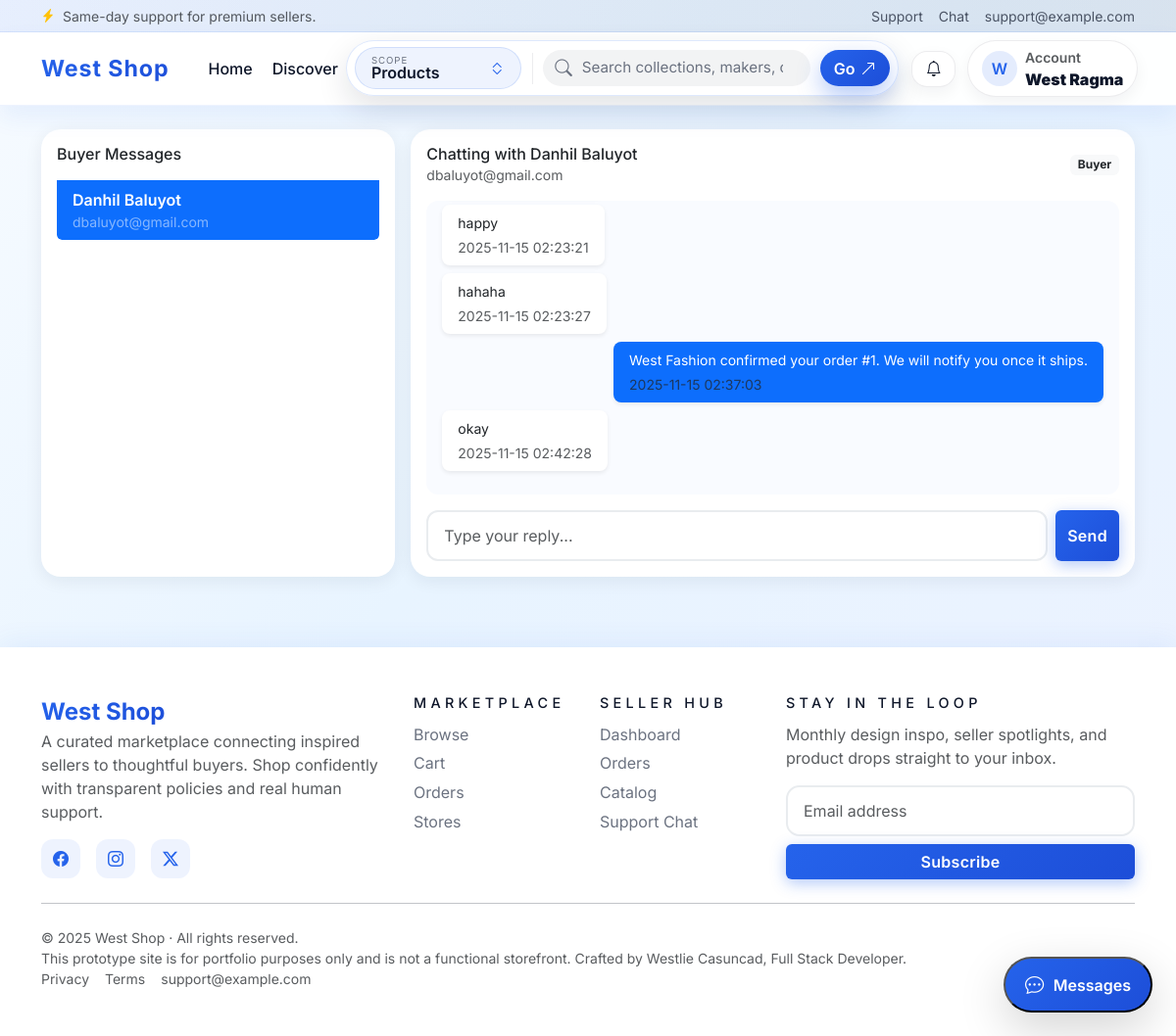
The page /seller/chat.php (signed in) on the database its author committed.
### tables this page shows
CREATE TABLE `users` (
  `user_id` int(11) NOT NULL,
  `role` enum('buyer','seller','admin') NOT NULL,
  `name` varchar(100) NOT NULL,
  `email` varchar(100) NOT NULL,
  `password` varchar(255) NOT NULL,
  `phone` varchar(20) DEFAULT NULL,
  `address` text DEFAULT NULL,
  `status` enum('pending','approved','rejected') DEFAULT 'pending',
  `created_at` timestamp NOT NULL DEFAULT current_timestamp()
);

CREATE TABLE `chat_messages` (
  `message_id` int(11) NOT NULL,
  `sender_id` int(11) NOT NULL,
  `receiver_id` int(11) NOT NULL,
  `message` text NOT NULL,
  `is_read` tinyint(1) NOT NULL DEFAULT 0,
  `timestamp` timestamp NOT NULL DEFAULT current_timestamp()
);

### includes/functions.php (called while the page is built, shortened)
<?php
require_once __DIR__ . '/config.php';
function e(string $s): string { return htmlspecialchars($s, ENT_QUOTES, 'UTF-8'); }

### includes/config.php (called while the page is built, shortened)
<?php
function base_url(string $path = ''): string {
    $base = rtrim(BASE_PATH, '/');
    $path = ltrim($path, '/');
    return $base . '/' . $path;
}
?>

### includes/auth.php (called while the page is built, shortened)
<?php
require_once __DIR__ . '/config.php';
require_once __DIR__ . '/functions.php';
function current_user(): ?array {
    return $_SESSION['user'] ?? null;
}

### seller/chat.php (the view, shortened to what this page needs)
<?php
require_once __DIR__ . '/../includes/config.php';
require_once __DIR__ . '/../includes/auth.php';
require_once __DIR__ . '/../includes/functions.php';
$u = current_user();
$orderBuyersStmt = $pdo->prepare('SELECT DISTINCT u.user_id, u.name, u.email
  FROM users u
  JOIN orders o ON o.buyer_id = u.user_id
  JOIN order_items oi ON oi.order_id = o.order_id
  JOIN products p ON p.product_id = oi.product_id
  WHERE p.seller_id = ?
  ORDER BY u.name');
$orderBuyersStmt->execute([$u['user_id']]);
$orderBuyers = $orderBuyersStmt->fetchAll();
$chatBuyersStmt = $pdo->prepare('
  SELECT DISTINCT u.user_id, u.name, u.email
  FROM chat_messages cm
  JOIN users u ON u.user_id = cm.sender_id
  WHERE cm.receiver_id = ? AND u.role = "buyer"
  UNION
  SELECT DISTINCT u.user_id, u.name, u.email
  FROM chat_messages cm
  JOIN users u ON u.user_id = cm.receiver_id
  WHERE cm.sender_id = ? AND u.role = "buyer"
');
$chatBuyersStmt->execute([$u['user_id'], $u['user_id']]);
$chatBuyers = $chatBuyersStmt->fetchAll();
$buyersMap = [];
foreach (array_merge($orderBuyers, $chatBuyers) as $buyer) {
    $buyersMap[(int)$buyer['user_id']] = [
        'user_id' => (int)$buyer['user_id'],
        'name' => $buyer['name'],
        'email' => $buyer['email'],
    ];
}
$buyers = array_values($buyersMap);
usort($buyers, function ($a, $b) {
    return strcasecmp($a['name'], $b['name']);
});
$receiver = isset($_GET['to']) ? (int)$_GET['to'] : (isset($buyers[0]['user_id']) ? (int)$buyers[0]['user_id'] : 0);
$conversation = [];
if ($receiver) {
    $stmt = $pdo->prepare('SELECT * FROM chat_messages WHERE (sender_id=? AND receiver_id=?) OR (sender_id=? AND receiver_id=?) ORDER BY timestamp ASC');
    $stmt->execute([$u['user_id'], $receiver, $receiver, $u['user_id']]);
    $conversation = $stmt->fetchAll();
}
include __DIR__ . '/../templates/header.php';
?>
<div class="row g-3">
  <div class="col-md-4">
    <div class="card p-3 h-100">
      <h6 class="mb-3">Buyer Messages</h6>
      <ul class="list-group list-group-flush" style="max-height:420px;overflow:auto;">
        <?php foreach ($buyers as $buyer): ?>
          <li class="list-group-item d-flex justify-content-between align-items-center <?php echo ($receiver === (int)$buyer['user_id']) ? 'active text-white' : ''; ?>">
            <div>
              <div class="fw-semibold"><?php echo e($buyer['name']); ?></div>
              <div class="small <?php echo ($receiver === (int)$buyer['user_id']) ? 'text-white-50' : 'text-muted'; ?>"><?php echo e($buyer['email']); ?></div>
            </div>
          </li>
        <?php endforeach; ?>
      </ul>
    </div>
  </div>
  <div class="col-md-8">
    <div class="card p-3" style="min-height:400px;">
      <?php if ($receiver && isset($buyersMap[$receiver])): ?>
        <div class="d-flex align-items-center justify-content-between mb-3">
          <div>
            <h6 class="mb-0">Chatting with <?php echo e($buyersMap[$receiver]['name']); ?></h6>
            <div class="small text-muted"><?php echo e($buyersMap[$receiver]['email']); ?></div>
          </div>
          <span class="badge bg-light text-dark">Buyer</span>
        </div>
        <div class="mb-3" style="height:300px; overflow:auto; background:#f9fbff; border-radius:.75rem; padding:1rem;" data-chat-scroll>
          <div id="chat-thread" data-partner="<?php echo (int)$receiver; ?>" data-endpoint="<?php echo e(base_url('public/chat_poll.php')); ?>" data-self="<?php echo (int)$u['user_id']; ?>">
            <div class="chat-thread-body">
              <?php foreach ($conversation as $msg): ?>
                <div class="mb-2 d-flex <?php echo ($msg['sender_id'] === $u['user_id']) ? 'justify-content-end' : ''; ?>">
                  <div class="px-3 py-2 rounded-3 <?php echo ($msg['sender_id'] === $u['user_id']) ? 'bg-primary text-white' : 'bg-white'; ?> shadow-sm" style="max-width:75%;">
                    <div class="small"><?php echo nl2br(e($msg['message'])); ?></div>
                    <div class="text-muted small mt-1"><?php echo e($msg['timestamp']); ?></div>
                  </div>
                </div>
              <?php endforeach; ?>
            </div>
          </div>
        </div>
        <form method="post" class="d-flex gap-2">
          <input class="form-control" name="message" placeholder="Type your reply..." required>
          <button class="btn btn-primary">Send</button>
        </form>
      <?php else: ?>
        <div class="h-100 d-flex align-items-center justify-content-center text-muted">
          Select a buyer from the list to start chatting.
        </div>
      <?php endif; ?>
    </div>
  </div>
</div>
<?php include __DIR__ . '/../templates/footer.php'; ?>

### assets/css/theme.css (style rules this page uses)
:root { --primary: #2563eb; --primary-dark: #1d4ed8; --primary-light: #9db5ff; --accent: #facc15; --accent-dark: #f59e0b; --mint: #34d399; --mint-dark: #047857; --rose: #fb7185; --rose-dark: #9f1239; --bg-soft: #f4f7ff; --bg-muted: #e6edff; --text: #0f172a; --text-light: #6b7280; --card-radius: 1.25rem; --shadow-sm: 0 4px 18px rgba(15, 23, 42, 0.07); --shadow-md: 0 12px 32px rgba(37, 99, 235, 0.18); --shadow-lg: 0 18px 50px rgba(37, 99, 235, 0.25); }
*, *::before, *::after { box-sizing: border-box; transition: all 0.2s ease; }
body { font-family: 'Inter', 'Poppins', system-ui, -apple-system, BlinkMacSystemFont, 'Segoe UI', sans-serif; background: linear-gradient(135deg, #f7fbff 0%, #e8f4ff 45%, #ecf2ff 100%); min-height: 100vh; color: var(--text); overflow-x: hidden; }
.bg-soft { background-color: var(--bg-soft) !important; }
.btn-primary { background: linear-gradient(135deg, var(--primary) 0%, var(--primary-dark) 100%); border: none; box-shadow: 0 4px 15px rgba(37, 99, 235, 0.35); font-weight: 600; letter-spacing: 0.3px; color: #fff !important; }
.card { border: 0; border-radius: var(--card-radius); box-shadow: var(--shadow-sm); overflow: hidden; background: #fff; }
.form-control, .form-select { border-radius: 0.75rem; border: 2px solid #e9ecef; padding: 0.75rem 1rem; font-weight: 400; background: #fff; }

### rows shown on the page
users: name "Danhil Baluyot", email "dbaluyot@gmail.com"
chat_messages: message "happy", timestamp "2025-11-15 02:23:21"
chat_messages: message "hahaha", timestamp "2025-11-15 02:23:27"
chat_messages: message "West Fashion confirmed your order #1. We will notify you once it ships.", timestamp "2025-11-15 02:37:03"
chat_messages: message "okay", timestamp "2025-11-15 02:42:28"

### other values the page prints
APP_NAME "West Shop"
$item['label'] "Home"
$item['label'] "Discover"
substr($u['name'],0,1) "W"
$u['name'] "West Ragma"
$buyersMap[$receiver]['name'] "Danhil Baluyot"
$buyersMap[$receiver]['email'] "dbaluyot@gmail.com"
